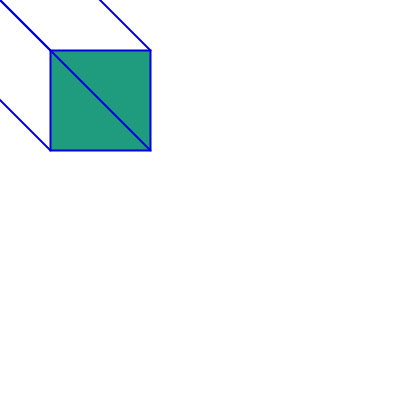
Frame 1 (no input)
Frame 60 (the mouse pressed at the canvas centre just before this capture): identical to frame 1, image omitted
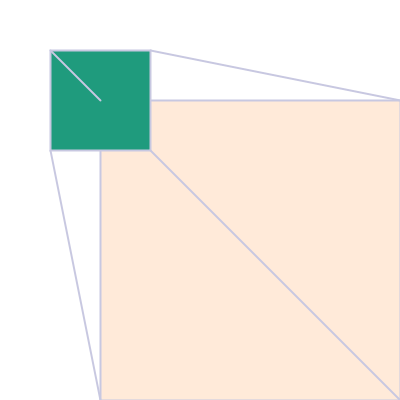
Frame 120 (the mouse held since frame 60 and released just before this capture)

The Processing sketch that drew these frames (run headless with seeded random() and noise(); from frame 60 on, the mouse is pressed at the canvas centre):

// Processing sketch: processing_113646
// ── processing_113646.pde

void setup(){
  size (400,400);
  background(255);
    
}
  
  
void draw(){
  background(255);
  fill(255, 234, 217);
  stroke(mouseX,mouseY,225);
  strokeWeight(2);
  rect(mouseX-100,mouseY-100,mouseX+100,mouseY+100);
  fill(#1F9B7D);
  rect(width/8,50,100,100);
  line(50,50,mouseX-100,mouseY-100);
  line(150,50,mouseX+mouseX,mouseY-100);
  line(50,150,mouseX-100,mouseY+mouseY);
  line(150,150,mouseX+mouseX, mouseY+mouseY);
    
    
   
    
    
  println(mouseX + " " + mouseY);
    
    
  }
